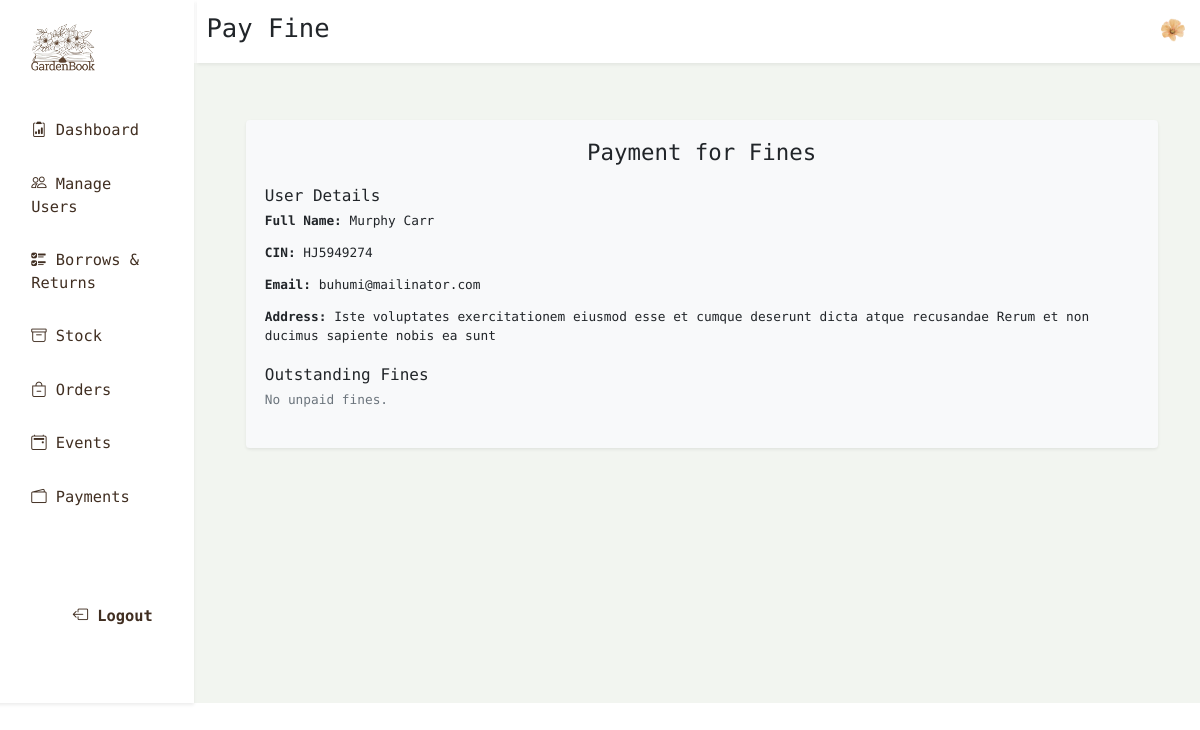
Page /payment-page/3/borrow (signed in) on the earlier database version.
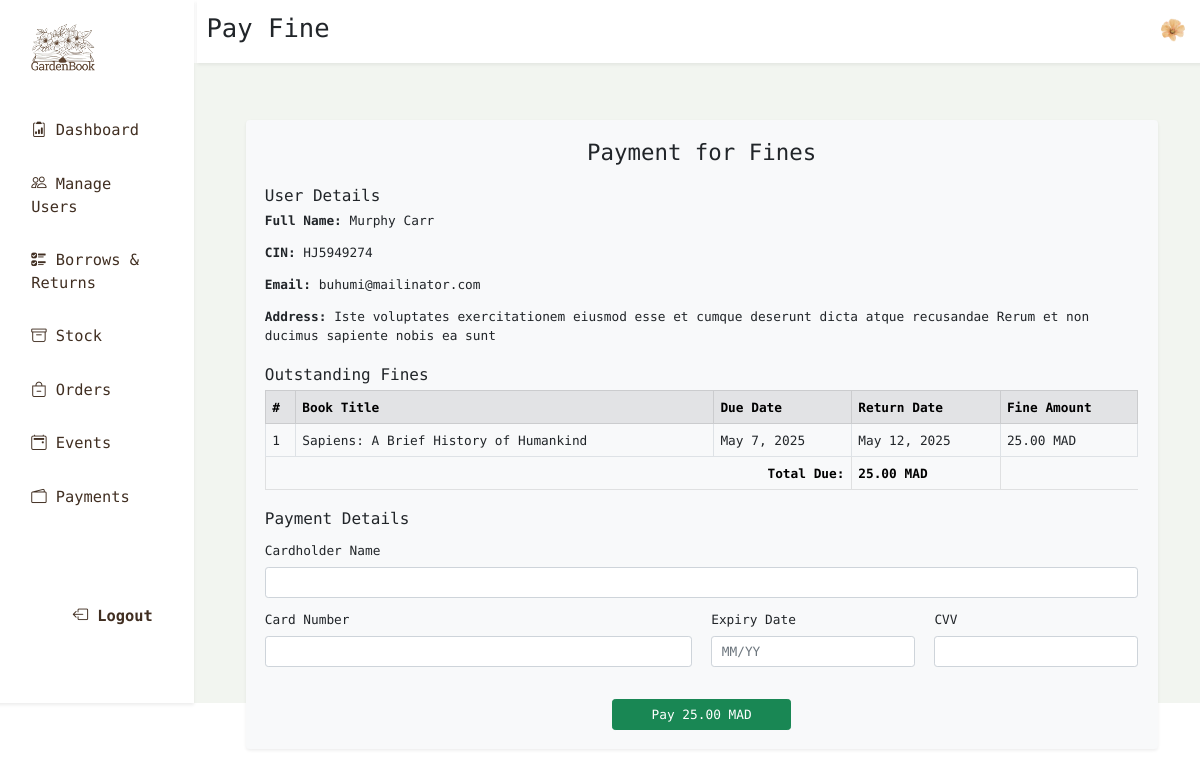
Same page on the later database version.
### theApp/models.py (models this page shows, shortened)
class Borrow(models.Model):
    borrower = models.ForeignKey(Person, on_delete=models.CASCADE)
    book = models.ForeignKey(Book, on_delete=models.CASCADE)
    borrow_date = models.DateField(auto_now_add=True)
    due_date = models.DateField(default=date.today() + timedelta(days=15))
    return_date = models.DateField(null=True, blank=True)
    fine = models.DecimalField(max_digits=5, decimal_places=2, null=True, blank=True)# the fine should be updated every day
    is_fine_paid = models.BooleanField(default=False)
    returned = models.BooleanField(default=False)
    def __str__(self):
        return f"Borrow {self.id} - {self.book.title} by {self.borrower.username}"

class Book(models.Model):
    ISBN = models.CharField(max_length=13, unique=True)
    cover = models.ImageField(upload_to='book_covers/', null=True, blank=True, default="book_covers/default_cover.webp") # 'ImageField' handels image uploads
    title = models.CharField(max_length=255,default="")
    author = models.CharField(max_length=255,default="")
    edition = models.CharField(max_length=255,default="")
    availability = models.CharField(max_length=30,choices=Availability.choices, default=Availability.AVAILABLE)
    publication_year = models.IntegerField(default=0)
    nbPage = models.IntegerField(default="")
    lang = models.CharField(max_length=244,default="")
    genres = models.ManyToManyField(Genre)
    keywords = models.CharField(max_length=244,default="")
    description = models.CharField(max_length=244,default="")
    audience = models.CharField(max_length=20, choices=AudienceType.choices, default="")
    review = models.IntegerField(default=0, validators=[
            MinValueValidator(0),
            MaxValueValidator(10)
        ])
    nb_borrows = models.IntegerField(default=0)
    date_creation = models.DateField(auto_now_add=True)
    date_modification = models.DateField(auto_now=True)
    is_reserved = models.BooleanField(default=False)

### theApp/views.py (the view, shortened to what this page needs)
# urls.py: path('payment-page/<str:pk>/<str:current_page>', views.payment_page, name='payment-page'),
@login_required(login_url='login')
def payment_page(request, pk, current_page):
  payer = Person.objects.get(id=pk)
  unpaid_fines = Borrow.objects.filter(borrower=payer, returned=True , fine__gt=0, is_fine_paid=False)
  print(unpaid_fines)
  total_fine = sum((fine.fine or Decimal("0.00")) for fine in unpaid_fines)
  print(total_fine)
  context = {
      'user': payer,
      'fines': unpaid_fines,
      'total_fine': total_fine,
  }
  if current_page == 'profile':
    return render(request, 'readerPay.html', context)
  else:
    return render(request, 'pay.html', context)

### templates/pay.html (shortened to what this page needs)
{% extends 'baseLibrarian.html' %}
{% block page %} Pay Fine {% endblock %}
{% block content %}
<div class="container bg-light rounded-3 shadow-sm p-4 mt-4 mb-5">
  <h3 class="mb-4 text-center">Payment for Fines</h3>
  <div class="mb-4">
    <h5>User Details</h5>
    <p><strong>Full Name:</strong> {{ user.first_name }} {{ user.last_name }}</p>
    <p><strong>CIN:</strong> {{ user.cin }}</p>
    <p><strong>Email:</strong> {{ user.email }}</p>
    <p><strong>Address:</strong> {{ user.address }}</p>
  </div>
  <div class="mb-4">
    <h5>Outstanding Fines {{ fines_count }}</h5>
    {% if fines %}
    <table class="table table-bordered">
      <thead class="table-secondary">
        <tr>
          <th>#</th>
          <th>Book Title</th>
          <th>Due Date</th>
          <th>Return Date</th>
          <th>Fine Amount</th>
        </tr>
      </thead>
      <tbody>
        {% for fine in fines %}
        <tr>
          <td>{{ forloop.counter }}</td>
          <td>{{ fine.book.title }}</td>
          <td>{{ fine.due_date }}</td>
          <td>{{ fine.return_date }}</td>
          <td>{{ fine.fine }} MAD</td>
        </tr>
        {% endfor %}
      </tbody>
      <tfoot>
        <tr class="table-light">
          <td colspan="3" class="text-end"><strong>Total Due:</strong></td>
          <td><strong>{{ total_fine }} MAD</strong></td>
        </tr>
      </tfoot>
    </table>
    {% else %}
    <p class="text-muted">No unpaid fines.</p>
    {% endif %}
  </div>
  {% if total_fine > 0 %}
  <form method="POST">
    <h5 class="mb-3">Payment Details</h5>
    <div class="mb-3">
      <label for="cardName" class="form-label">Cardholder Name</label>
      <input type="text" class="form-control" id="cardName" name="card_name" required>
    </div>
    <div class="row">
      <div class="col-md-6 mb-3">
        <label for="cardNumber" class="form-label">Card Number</label>
        <input type="text" class="form-control" id="cardNumber" name="card_number" maxlength="16" required>
      </div>
      <div class="col-md-3 mb-3">
        <label for="expiryDate" class="form-label">Expiry Date</label>
        <input type="text" class="form-control" id="expiryDate" name="expiry_date" placeholder="MM/YY" required>
      </div>
      <div class="col-md-3 mb-3">
        <label for="cvv" class="form-label">CVV</label>
        <input type="password" class="form-control" id="cvv" name="cvv" maxlength="3" required>
      </div>
    </div>
    <div class="text-center mt-4">
      <button type="submit" class="btn btn-success px-5">Pay {{ total_fine }} MAD</button>
    </div>
  </form>
  {% endif %}
</div>
{% endblock %}

Differences in the rows shown:
now on this page (row edited): Borrow: book "Sapiens: A Brief History of Humankind", due_date "May 7, 2025", return_date "May 12, 2025", fine "25.00"
Other differences:
{{ total_fine }}: (not shown) → "25.00"
text no longer shown: "No unpaid fines."
text now shown: "# Book Title Due Date Return Date Fine Amount Total Due: MAD Payment Details Cardholder Name Card Number Expiry Date CVV Pay MAD"
